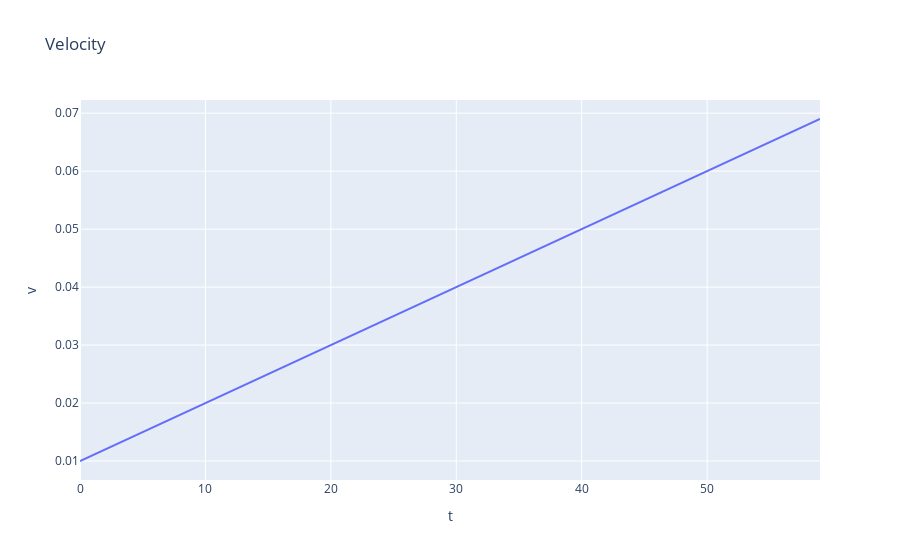

The notebook cell this image was saved under:
### Code cell
fig = px.line(df, x='t',y = 'v', title='Velocity')
fig.show()

### Figure 1 — Plotly figure (JSON) as saved in the notebook; plotly's stock layout.template omitted (floating-point values rounded to 4 significant figures)
{"data": [{"hovertemplate": "t=%{x}<br>v=%{y}<extra></extra>", "legendgroup": "", "line": {"color": "#636efa", "dash": "solid"}, "marker": {"symbol": "circle"}, "mode": "lines", "name": "", "orientation": "v", "showlegend": false, "type": "scatter", "x": [0, 1, 2, 3, 4, 5, 6, 7, 8, 9, 10, 11, 12, 13, 14, 15, 16, 17, 18, 19, 20, 21, 22, 23, 24, 25, 26, 27, 28, 29, 30, 31, 32, 33, 34, 35, 36, 37, 38, 39, 40, 41, 42, 43, 44, 45, 46, 47, 48, 49, 50, 51, 52, 53, 54, 55, 56, 57, 58, 59], "xaxis": "x", "y": [0.01, 0.011, 0.012, 0.013, 0.014, 0.015, 0.016, 0.017, 0.018, 0.019, 0.02, 0.021, 0.022, 0.023, 0.024, 0.025, 0.026, 0.027, 0.028, 0.029, 0.03, 0.031, 0.032, 0.033, 0.034, 0.035, 0.036, 0.037, 0.038, 0.039, 0.04, 0.041, 0.042, 0.043, 0.044, 0.045, 0.046, 0.047, 0.048, 0.049, 0.05, 0.051, 0.052, 0.053, 0.054, 0.055, 0.056, 0.057, 0.058, 0.059, 0.06, 0.061, 0.062, 0.063, 0.064, 0.065, 0.066, 0.067, 0.068, 0.069], "yaxis": "y"}], "layout": {"legend": {"tracegroupgap": 0}, "title": {"text": "Velocity"}, "xaxis": {"anchor": "y", "domain": [0, 1], "title": {"text": "t"}}, "yaxis": {"anchor": "x", "domain": [0, 1], "title": {"text": "v"}}}}
